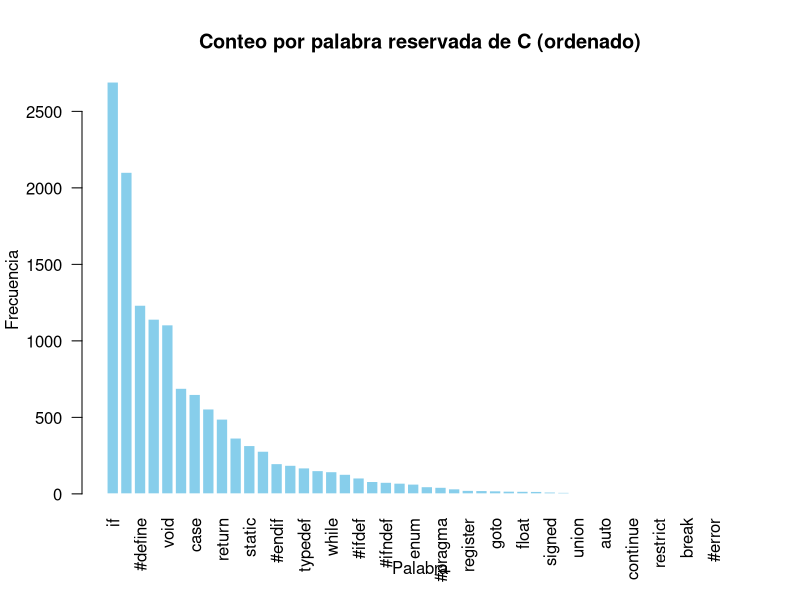

R code for this plot:
library(readxl)
setwd("D:/USER/Desktop/carpetas/CIC/SEM1/Prob/Tareas/T10")

# Leer el CSV
datos <- read.csv("Count-C-DOOM.csv", header = TRUE, stringsAsFactors = FALSE)

# Ordenar de mayor a menor según Conteo
datos_ordenados <- datos[order(-datos$Frecuencia), ]

print(datos_ordenados)

# Gráfico de barras con datos ordenados
barplot(datos_ordenados$Frecuencia,
        names.arg = datos_ordenados$Palabra,
        main = "Conteo por palabra reservada de C (ordenado)",
        xlab = "Palabra",
        ylab = "Frecuencia",
        col = "skyblue",
        #horiz = TRUE,       # Barras horizontales.
        las = 2,            # 1 Letras horiz, con 2 es verticales.
        width = 2,          # Ancho de las barras
        border = "white")
